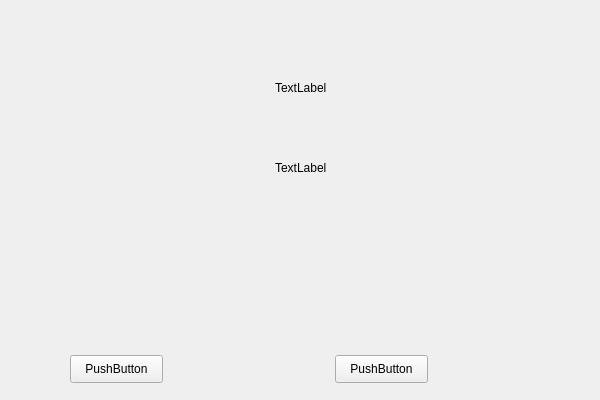
<?xml version="1.0" encoding="UTF-8"?>
<ui version="4.0">
 <class>ExamWindowClass</class>
 <widget class="QWidget" name="ExamWindowClass">
  <property name="geometry">
   <rect>
    <x>0</x>
    <y>0</y>
    <width>600</width>
    <height>400</height>
   </rect>
  </property>
  <property name="windowTitle">
   <string>ExamWindow</string>
  </property>
  <widget class="QWidget" name="layoutWidget">
   <property name="geometry">
    <rect>
     <x>90</x>
     <y>150</y>
     <width>421</width>
     <height>35</height>
    </rect>
   </property>
   <layout class="QHBoxLayout" name="horizontalLayout_2">
    <item>
     <spacer name="horizontalSpacer_3">
      <property name="orientation">
       <enum>Qt::Horizontal</enum>
      </property>
      <property name="sizeHint" stdset="0">
       <size>
        <width>40</width>
        <height>20</height>
       </size>
      </property>
     </spacer>
    </item>
    <item>
     <widget class="QLabel" name="label_2">
      <property name="styleSheet">
       <string notr="true">font: 75 15pt &quot;黑体&quot;;</string>
      </property>
      <property name="text">
       <string>TextLabel</string>
      </property>
     </widget>
    </item>
    <item>
     <spacer name="horizontalSpacer_4">
      <property name="orientation">
       <enum>Qt::Horizontal</enum>
      </property>
      <property name="sizeHint" stdset="0">
       <size>
        <width>40</width>
        <height>20</height>
       </size>
      </property>
     </spacer>
    </item>
   </layout>
  </widget>
  <widget class="QPushButton" name="pushButton">
   <property name="geometry">
    <rect>
     <x>70</x>
     <y>355</y>
     <width>93</width>
     <height>28</height>
    </rect>
   </property>
   <property name="text">
    <string>PushButton</string>
   </property>
  </widget>
  <widget class="QPushButton" name="pushButton_2">
   <property name="geometry">
    <rect>
     <x>335</x>
     <y>355</y>
     <width>93</width>
     <height>28</height>
    </rect>
   </property>
   <property name="text">
    <string>PushButton</string>
   </property>
  </widget>
  <widget class="QWidget" name="">
   <property name="geometry">
    <rect>
     <x>90</x>
     <y>70</y>
     <width>421</width>
     <height>35</height>
    </rect>
   </property>
   <layout class="QHBoxLayout" name="horizontalLayout">
    <item>
     <spacer name="horizontalSpacer">
      <property name="orientation">
       <enum>Qt::Horizontal</enum>
      </property>
      <property name="sizeHint" stdset="0">
       <size>
        <width>40</width>
        <height>20</height>
       </size>
      </property>
     </spacer>
    </item>
    <item>
     <widget class="QLabel" name="label">
      <property name="styleSheet">
       <string notr="true">font: 75 20pt &quot;黑体&quot;;</string>
      </property>
      <property name="text">
       <string>TextLabel</string>
      </property>
     </widget>
    </item>
    <item>
     <spacer name="horizontalSpacer_2">
      <property name="orientation">
       <enum>Qt::Horizontal</enum>
      </property>
      <property name="sizeHint" stdset="0">
       <size>
        <width>40</width>
        <height>20</height>
       </size>
      </property>
     </spacer>
    </item>
   </layout>
  </widget>
 </widget>
 <layoutdefault spacing="6" margin="11"/>
 <resources/>
 <connections/>
</ui>
